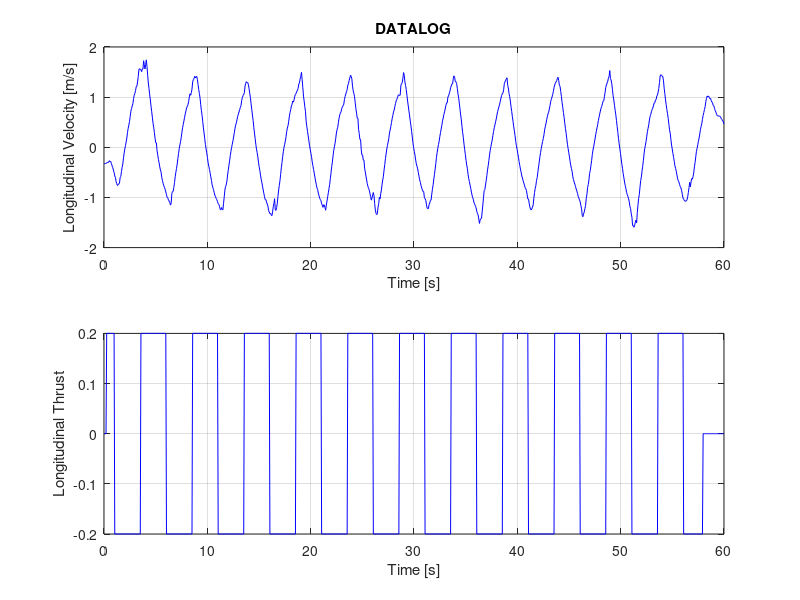
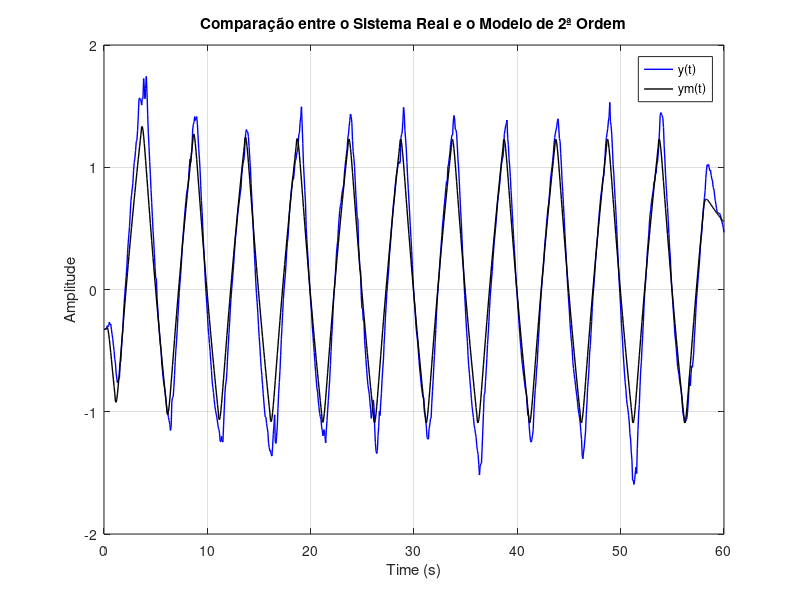

MATLAB code to generate these figures, in order:
%% Atividade A1: Estudo de caso para o controle de velocidade longitudinal de um quadricóptero.
%clear all; close all; clc;

%% Setup
% Carregando os dados
data = load('datalog_lon_vel.txt');
t = data(:,1);          % Coluna 1: tempo (s)
u = data(:,2);          % Coluna 2: comando [-1,1]
y = data(:,3);          % Coluna 3: velocidade [m/s]

t_sim = 60;             % tempo de simulação
Ts = 0.065;             % periodo de amostragem
N = round( t_sim/Ts ); %length(t)    % numero total de amostras

% Plot do Datalog
figure; 
% Velocidade longitudinal
subplot(2,1,1); plot(t, y, 'b'); grid on;
xlabel('Time [s]'); ylabel('Longitudinal Velocity [m/s]'); 
title('DATALOG', 'FontWeight', 'bold');
% Comando
subplot(2,1,2); plot(t, u, 'b'); grid on;
xlabel('Time [s]'); ylabel('Longitudinal Thrust')

%% Modelagem da Planta - 2ª Ordem
% G(z) = Y(Z)/U(Z) = b0*z^(-1) + b1*z^(-2) / 1 + a1*z^(-1) + a2*z^(-2)
% y[n] = -a1*ym(n-1) -a2*y(n-2) + b0*u(n-1) + b1*u(n-2);

% Estimação dos parametros da eq. das diferenças

% Fatiando o datalog
t_i = 10; N_i = round(t_i/Ts);
t_f = 20; N_f = round(t_f/Ts);
u_i = u(N_i:N_f); y_i = y(N_i:N_f); N_id = length(y_i);

% Estimador dos Minimos Quadrados 
PHI=[];
for n=3:N_id
    PHI = [PHI ; [-y_i(n-1) -y_i(n-2) u_i(n-1) u_i(n-2)] ];
end

theta = inv(PHI' * PHI) * PHI' * y_i(3:N_id);
a1 = theta(1); a2 = theta(2); b0 = theta(3); b1 = theta(4);

%% Simulação da saída estimada pelo modelo
ym = zeros(N,1);          % inicialização da saida estimada
ym(1:2) = y(1:2);         % condições iniciais

for n = 3:N
    ym(n) = -a1*ym(n-1) -a2*ym(n-2) +b0*u(n-1) +b1*u(n-2);
end

%% Plot do modelo identificado
figure;
%plot(t, u, 'r', 'LineWidth', 1); hold on;
plot(t, y, 'b', 'LineWidth', 1);  hold on;
plot(t(1:length(t)-1), ym, 'k', 'LineWidth', 1);

legend('y(t)', 'ym(t)', 'Location', 'northeast');
xlabel('Time (s)'); ylabel('Amplitude');
title('Comparação entre o Sistema Real e o Modelo de 2ª Ordem');
grid on;

%% Salvando o modelo
model.Az = [1 a1 a2];
model.Bz = [0 b0 b1];
model.Ts = Ts;
save 'sys_mod01.mat' model;

